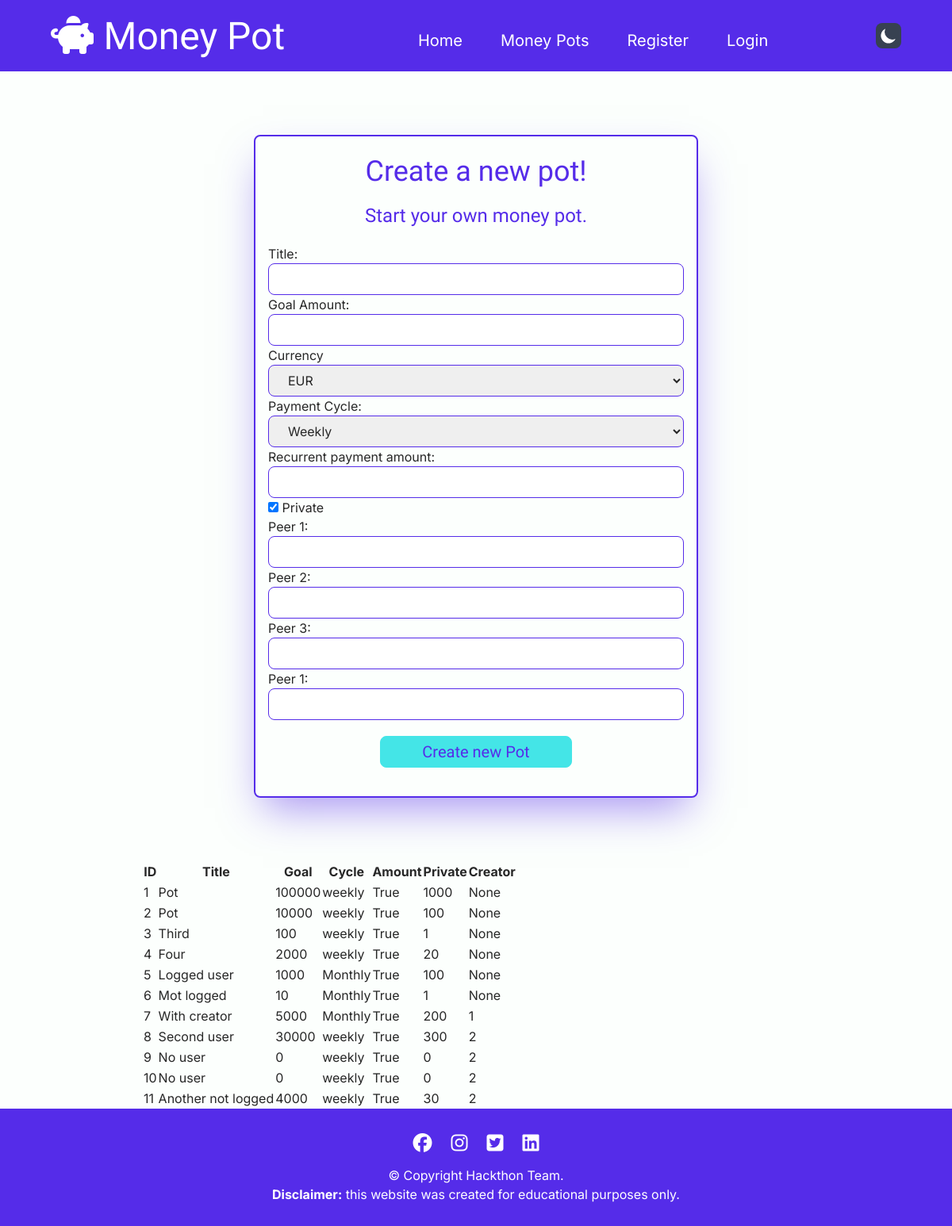
Before: /createPot with the older database file.
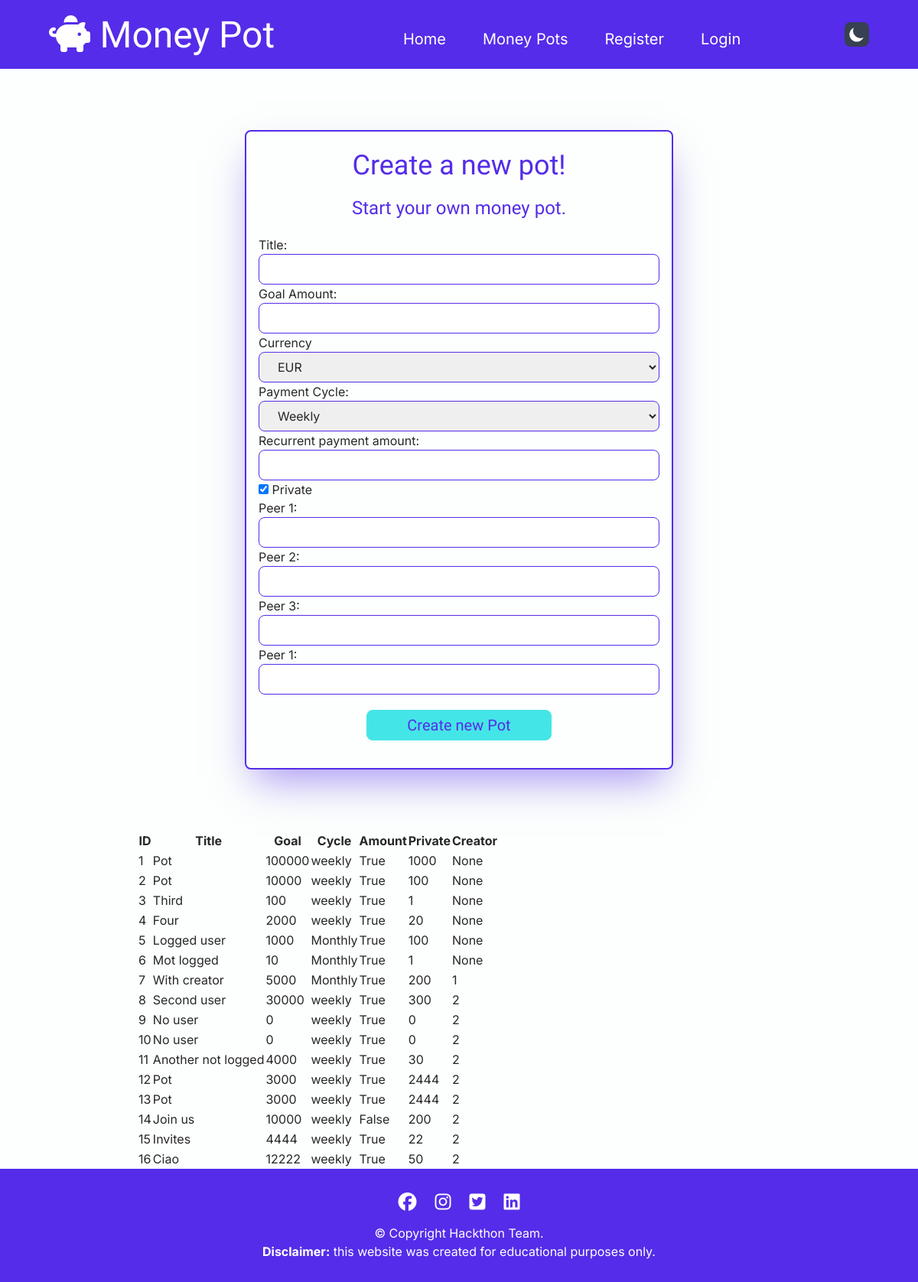
After: the same page with the newer database file.
### app.py (models this page shows, shortened)
class Pots(db.Model):
    id = db.Column(db.Integer, primary_key=True)
    title = db.Column(db.String(50), nullable=False)
    goal = db.Column(db.Integer, nullable=False)
    currency = db.Column(db.String(50), nullable=False)
    cycle = db.Column(db.String(50), nullable=False)
    amount = db.Column(db.Integer, nullable=False)
    isPrivate = db.Column(db.Boolean, nullable=False)
    creator_id = db.Column(db.Integer, db.ForeignKey('users.id'))
    created_at = db.Column(db.DateTime, default=datetime.utcnow)

### app.py (the view, shortened to what this page needs)
@app.route("/createPot", methods=["GET", "POST"])
def create_pot():
    data = Pots.query
    return render_template("createPot.html", pots=data)

### templates/createPot.html (shortened to what this page needs)
{% extends "base.html" %}
{% block content %}
<div class="flex pb-20">
    <div class="form w-5/6 p-4 m-auto border-2 rounded-lg border-han-purple shadow-2xl shadow-han-purple/50 md:w-2/3 2xl:w-1/3">
        <h1 class="mt-2 block">Create a new pot!</h1>
        <h2 class="p-5 text-center">Start your own money pot.</h2>
        <form id="createPot" action="createPot" method="POST">
            <label for="title">Title:</label><br>
            <input type="text" id="title" name="title"
            class="w-full h-10 pl-5 border rounded-lg border-han-purple"><br>
            <label for="goal">Goal Amount:</label><br>
            <input type="number" id="goal" name="goal"
            class="w-full h-10 pl-5 border rounded-lg border-han-purple"><br>
            <label for="currency">Currency</label><br>
            <select name="currency" id="currency"
            class="w-full h-10 pl-5 border rounded-lg border-han-purple">
                <option value="EUR">EUR</option>
            </select><br>
            <label for="cycle">Payment Cycle:</label><br>
            <select name="cycle" id="cycle"
            class="w-full h-10 pl-5 border rounded-lg border-han-purple">
                <option value="weekly">Weekly</option>
            </select><br>
            <label for="amount">Recurrent payment amount:</label><br>
            <input type="number" id="amount" name="amount"
            class="w-full h-10 pl-5 border rounded-lg border-han-purple"><br>
            <input type="checkbox" id="private" name="private" value="True" checked>
            <label for="private"> Private </label><br>
            <label for="peer1">Peer 1:</label><br>
            <input type="email" id="peer1" name="peer1"
            class="w-full h-10 pl-5 border rounded-lg border-han-purple"><br>
            <label for="peer2">Peer 2:</label><br>
            <input type="email" id="peer2" name="peer2"
            class="w-full h-10 pl-5 border rounded-lg border-han-purple"><br>
            <label for="peer3">Peer 3:</label><br>
            <input type="email" id="peer3" name="peer3"
            class="w-full h-10 pl-5 border rounded-lg border-han-purple"><br>
            <label for="peer4">Peer 1:</label><br>
            <input type="email" id="peer4" name="peer4"
            class="w-full h-10 pl-5 border rounded-lg border-han-purple"><br>
            <div class="p-5 text-center text-xl font-archivo-black">
                <input type="submit" value="Create new Pot" class="w-2/3 h-10 border border-fluorescent-blue rounded-lg bg-fluorescent-blue text-han-purple hover:text-white cursor-pointer lg:w-1/2">
            </div>
        </form>
    </div>
</div>
{% if pots == None %}
<h1>No pots yet</h1>
{% else %}
<div>
    <table>
        <tr>
            <th>ID</th>
            <th>Title</th>
            <th>Goal</th>
            <th>Cycle</th>
            <th>Amount</th>
            <th>Private</th>
            <th>Creator</th>
        </tr>
    {% for pot in pots %}
    <tr>
        <td>{{ pot.id }}</td>
        <td>{{ pot.title }}</td>
        <td>{{ pot.goal }}</td>
        <td>{{ pot.cycle }}</td>
        <td>{{ pot.isPrivate }}</td>
        <td>{{ pot.amount }}</td>
        <td>{{ pot.creator_id }}</td>
    </tr>
    {% endfor %}
    </table>
</div>
{% endif %}
{% endblock %}

Changed rows visible on the page:
added Pots: id "12", title "Pot", goal "3000", cycle "weekly", isPrivate "True", amount "2444", creator_id "2"
added Pots: id "13", title "Pot", goal "3000", cycle "weekly", isPrivate "True", amount "2444", creator_id "2"
added Pots: id "14", title "Join us", goal "10000", cycle "weekly", isPrivate "False", amount "200", creator_id "2"
added Pots: id "15", title "Invites", goal "4444", cycle "weekly", isPrivate "True", amount "22", creator_id "2"
added Pots: id "16", title "Ciao", goal "12222", cycle "weekly", isPrivate "True", amount "50", creator_id "2"
